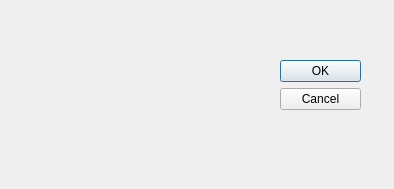
<?xml version="1.0" encoding="UTF-8"?>
<ui version="4.0">
 <class>Dialog</class>
 <widget class="QDialog" name="Dialog">
  <property name="geometry">
   <rect>
    <x>0</x>
    <y>0</y>
    <width>394</width>
    <height>189</height>
   </rect>
  </property>
  <property name="windowTitle">
   <string>Dialog</string>
  </property>
  <widget class="QDialogButtonBox" name="buttonBox">
   <property name="geometry">
    <rect>
     <x>280</x>
     <y>60</y>
     <width>81</width>
     <height>61</height>
    </rect>
   </property>
   <property name="orientation">
    <enum>Qt::Vertical</enum>
   </property>
   <property name="standardButtons">
    <set>QDialogButtonBox::Cancel|QDialogButtonBox::Ok</set>
   </property>
  </widget>
  <widget class="QLabel" name="label">
   <property name="geometry">
    <rect>
     <x>10</x>
     <y>20</y>
     <width>261</width>
     <height>151</height>
    </rect>
   </property>
   <property name="text">
    <string/>
   </property>
  </widget>
 </widget>
 <resources/>
 <connections>
  <connection>
   <sender>buttonBox</sender>
   <signal>accepted()</signal>
   <receiver>Dialog</receiver>
   <slot>accept()</slot>
   <hints>
    <hint type="sourcelabel">
     <x>248</x>
     <y>254</y>
    </hint>
    <hint type="destinationlabel">
     <x>157</x>
     <y>274</y>
    </hint>
   </hints>
  </connection>
  <connection>
   <sender>buttonBox</sender>
   <signal>rejected()</signal>
   <receiver>Dialog</receiver>
   <slot>reject()</slot>
   <hints>
    <hint type="sourcelabel">
     <x>316</x>
     <y>260</y>
    </hint>
    <hint type="destinationlabel">
     <x>286</x>
     <y>274</y>
    </hint>
   </hints>
  </connection>
 </connections>
</ui>
